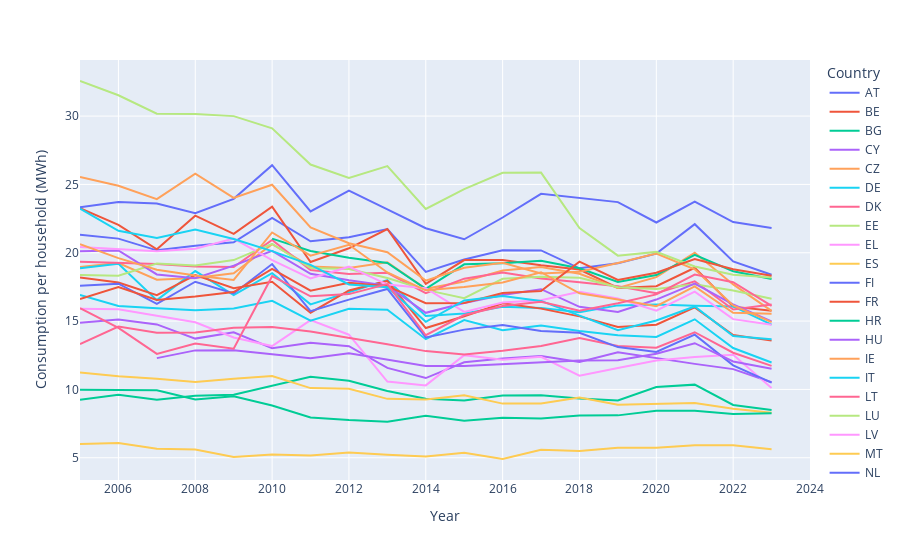

The code cell stored with this chart in its notebook:
### Markdown cell above
From these datasets, we calculate the consumption per household in MWh

### Code cell
#The demo_pjan dataset has the total population per country and year
demo_pjan_df = demo_pjan.data[['geo', 'TIME_PERIOD', 'OBS_VALUE']]
demo_pjan_df.set_index(['geo', 'TIME_PERIOD'], inplace=True)

#The average_household dataset has the average number of people per household per country and year
average_household_df = average_household.data[['geo', 'TIME_PERIOD', 'OBS_VALUE']]
average_household_df.set_index(['geo', 'TIME_PERIOD'], inplace=True)

#The number of households is the total population divided by the average number of people per household
number_of_households_df = demo_pjan_df.div(average_household_df)

#The nrg_bal dataset has the total energy consumption per country and year
nrg_bal_df = nrg_bal.data.set_index(['geo', 'TIME_PERIOD'])

#The consumption per household is the total energy consumption divided by the number of households
consumption_per_household = nrg_bal_df.div(number_of_households_df)
consumption_per_household.reset_index(inplace=True)
#Convert to MWh
consumption_per_household['OBS_VALUE'] = consumption_per_household['OBS_VALUE'] * 1000
consumption_per_household = consumption_per_household[consumption_per_household['TIME_PERIOD'] >= 2005]
consumption_per_household.rename(columns={
    'OBS_VALUE': 'Consumption per household (MWh)',
    'geo': 'Country',
    'TIME_PERIOD': 'Year'
    }, inplace=True)
fig = px.line(consumption_per_household, x='Year', y='Consumption per household (MWh)', color='Country')
fig.show()

### Figure 1 — Plotly figure (JSON) as saved in the notebook; plotly's stock layout.template omitted (floating-point values rounded to 4 significant figures)
{"data": [{"hovertemplate": "Country=AT<br>Year=%{x}<br>Consumption per household (MWh)=%{y}<extra></extra>", "legendgroup": "AT", "line": {"color": "#636efa", "dash": "solid"}, "marker": {"symbol": "circle"}, "mode": "lines", "name": "AT", "orientation": "v", "showlegend": true, "type": "scatter", "x": [2005, 2006, 2007, 2008, 2009, 2010, 2011, 2012, 2013, 2014, 2015, 2016, 2017, 2018, 2019, 2020, 2021, 2022, 2023], "xaxis": "x", "y": [21.32, 21.03, 20.18, 20.51, 20.76, 22.54, 20.84, 21.13, 21.73, 18.6, 19.5, 20.18, 20.17, 18.86, 19.22, 19.94, 22.09, 19.36, 18.39], "yaxis": "y"}, {"hovertemplate": "Country=BE<br>Year=%{x}<br>Consumption per household (MWh)=%{y}<extra></extra>", "legendgroup": "BE", "line": {"color": "#EF553B", "dash": "solid"}, "marker": {"symbol": "circle"}, "mode": "lines", "name": "BE", "orientation": "v", "showlegend": true, "type": "scatter", "x": [2005, 2006, 2007, 2008, 2009, 2010, 2011, 2012, 2013, 2014, 2015, 2016, 2017, 2018, 2019, 2020, 2021, 2022, 2023, 2024], "xaxis": "x", "y": [23.26, 22.04, 20.25, 22.71, 21.38, 23.37, 19.32, 20.33, 21.74, 17.72, 19.47, 19.46, 19.08, 18.77, 17.42, 17.55, 18.9, 16.06, 15.76, NaN], "yaxis": "y"}, {"hovertemplate": "Country=BG<br>Year=%{x}<br>Consumption per household (MWh)=%{y}<extra></extra>", "legendgroup": "BG", "line": {"color": "#00cc96", "dash": "solid"}, "marker": {"symbol": "circle"}, "mode": "lines", "name": "BG", "orientation": "v", "showlegend": true, "type": "scatter", "x": [2005, 2006, 2007, 2008, 2009, 2010, 2011, 2012, 2013, 2014, 2015, 2016, 2017, 2018, 2019, 2020, 2021, 2022, 2023, 2024], "xaxis": "x", "y": [9.238, 9.612, 9.249, 9.546, 9.607, 10.27, 10.93, 10.64, 9.887, 9.313, 9.189, 9.56, 9.578, 9.339, 9.187, 10.18, 10.35, 8.867, 8.493, NaN], "yaxis": "y"}, {"hovertemplate": "Country=CY<br>Year=%{x}<br>Consumption per household (MWh)=%{y}<extra></extra>", "legendgroup": "CY", "line": {"color": "#ab63fa", "dash": "solid"}, "marker": {"symbol": "circle"}, "mode": "lines", "name": "CY", "orientation": "v", "showlegend": true, "type": "scatter", "x": [2005, 2006, 2007, 2008, 2009, 2010, 2011, 2012, 2013, 2014, 2015, 2016, 2017, 2018, 2019, 2020, 2021, 2022, 2023, 2024], "xaxis": "x", "y": [14.87, 15.11, 14.76, 13.72, 14.18, 13.01, 13.42, 13.16, 11.57, 10.83, 11.99, 12.26, 12.44, 12.01, 12.72, 12.27, 11.87, 11.49, 10.53, NaN], "yaxis": "y"}, {"hovertemplate": "Country=CZ<br>Year=%{x}<br>Consumption per household (MWh)=%{y}<extra></extra>", "legendgroup": "CZ", "line": {"color": "#FFA15A", "dash": "solid"}, "marker": {"symbol": "circle"}, "mode": "lines", "name": "CZ", "orientation": "v", "showlegend": true, "type": "scatter", "x": [2005, 2006, 2007, 2008, 2009, 2010, 2011, 2012, 2013, 2014, 2015, 2016, 2017, 2018, 2019, 2020, 2021, 2022, 2023, 2024], "xaxis": "x", "y": [18.96, 19.24, 18.03, 18.16, 18.5, 20.63, 19.0, 18.89, 19.3, 17.36, 17.9, 18.71, 18.95, 18.46, 17.42, 18.22, 20.0, 17.68, 15.74, NaN], "yaxis": "y"}, {"hovertemplate": "Country=DE<br>Year=%{x}<br>Consumption per household (MWh)=%{y}<extra></extra>", "legendgroup": "DE", "line": {"color": "#19d3f3", "dash": "solid"}, "marker": {"symbol": "circle"}, "mode": "lines", "name": "DE", "orientation": "v", "showlegend": true, "type": "scatter", "x": [2005, 2006, 2007, 2008, 2009, 2010, 2011, 2012, 2013, 2014, 2015, 2016, 2017, 2018, 2019, 2020, 2021, 2022, 2023, 2024], "xaxis": "x", "y": [18.87, 19.19, 16.53, 18.66, 16.91, 18.51, 16.22, 17.1, 18.0, 15.37, 15.56, 16.06, 15.95, 15.64, 16.15, 16.22, 16.12, 16.07, 14.74, NaN], "yaxis": "y"}, {"hovertemplate": "Country=DK<br>Year=%{x}<br>Consumption per household (MWh)=%{y}<extra></extra>", "legendgroup": "DK", "line": {"color": "#FF6692", "dash": "solid"}, "marker": {"symbol": "circle"}, "mode": "lines", "name": "DK", "orientation": "v", "showlegend": true, "type": "scatter", "x": [2005, 2006, 2007, 2008, 2009, 2010, 2011, 2012, 2013, 2014, 2015, 2016, 2017, 2018, 2019, 2020, 2021, 2022, 2023, 2024], "xaxis": "x", "y": [19.35, 19.28, 19.18, 19.0, 18.95, 20.94, 18.74, 18.45, 18.54, 17.04, 18.1, 18.55, 18.11, 17.84, 17.55, 17.03, 17.91, 15.84, 16.21, NaN], "yaxis": "y"}, {"hovertemplate": "Country=EE<br>Year=%{x}<br>Consumption per household (MWh)=%{y}<extra></extra>", "legendgroup": "EE", "line": {"color": "#B6E880", "dash": "solid"}, "marker": {"symbol": "circle"}, "mode": "lines", "name": "EE", "orientation": "v", "showlegend": true, "type": "scatter", "x": [2005, 2006, 2007, 2008, 2009, 2010, 2011, 2012, 2013, 2014, 2015, 2016, 2017, 2018, 2019, 2020, 2021, 2022, 2023, 2024], "xaxis": "x", "y": [18.37, 18.31, 19.22, 19.06, 19.46, 20.66, 18.88, 18.82, 18.15, 17.28, 16.67, 18.1, 18.25, 18.17, 17.48, 17.35, 17.7, 17.23, 16.63, NaN], "yaxis": "y"}, {"hovertemplate": "Country=EL<br>Year=%{x}<br>Consumption per household (MWh)=%{y}<extra></extra>", "legendgroup": "EL", "line": {"color": "#FF97FF", "dash": "solid"}, "marker": {"symbol": "circle"}, "mode": "lines", "name": "EL", "orientation": "v", "showlegend": true, "type": "scatter", "x": [2005, 2006, 2007, 2008, 2009, 2010, 2011, 2012, 2013, 2014, 2015, 2016, 2017, 2018, 2019, 2020, 2021, 2022, 2023], "xaxis": "x", "y": [15.9, 15.86, 15.39, 14.92, 13.8, 13.17, 15.07, 14.0, 10.57, 10.3, 12.51, 12.18, 12.39, 11.01, 11.57, 12.11, 12.37, 12.53, 10.1], "yaxis": "y"}, {"hovertemplate": "Country=ES<br>Year=%{x}<br>Consumption per household (MWh)=%{y}<extra></extra>", "legendgroup": "ES", "line": {"color": "#FECB52", "dash": "solid"}, "marker": {"symbol": "circle"}, "mode": "lines", "name": "ES", "orientation": "v", "showlegend": true, "type": "scatter", "x": [2005, 2006, 2007, 2008, 2009, 2010, 2011, 2012, 2013, 2014, 2015, 2016, 2017, 2018, 2019, 2020, 2021, 2022, 2023, 2024], "xaxis": "x", "y": [11.23, 10.96, 10.77, 10.55, 10.78, 10.98, 10.1, 10.05, 9.31, 9.261, 9.564, 8.962, 8.971, 9.406, 8.876, 8.928, 9.004, 8.591, 8.29, NaN], "yaxis": "y"}, {"hovertemplate": "Country=FI<br>Year=%{x}<br>Consumption per household (MWh)=%{y}<extra></extra>", "legendgroup": "FI", "line": {"color": "#636efa", "dash": "solid"}, "marker": {"symbol": "circle"}, "mode": "lines", "name": "FI", "orientation": "v", "showlegend": true, "type": "scatter", "x": [2005, 2006, 2007, 2008, 2009, 2010, 2011, 2012, 2013, 2014, 2015, 2016, 2017, 2018, 2019, 2020, 2021, 2022, 2023, 2024], "xaxis": "x", "y": [23.33, 23.71, 23.61, 22.89, 23.95, 26.4, 23.02, 24.55, 23.18, 21.79, 20.99, 22.58, 24.31, 23.99, 23.71, 22.21, 23.75, 22.25, 21.81, NaN], "yaxis": "y"}, {"hovertemplate": "Country=FR<br>Year=%{x}<br>Consumption per household (MWh)=%{y}<extra></extra>", "legendgroup": "FR", "line": {"color": "#EF553B", "dash": "solid"}, "marker": {"symbol": "circle"}, "mode": "lines", "name": "FR", "orientation": "v", "showlegend": true, "type": "scatter", "x": [2005, 2006, 2007, 2008, 2009, 2010, 2011, 2012, 2013, 2014, 2015, 2016, 2017, 2018, 2019, 2020, 2021, 2022, 2023], "xaxis": "x", "y": [18.19, 17.82, 16.89, 18.36, 17.4, 17.88, 15.61, 17.24, 17.94, 14.49, 15.36, 16.31, 15.91, 15.34, 14.57, 14.73, 16.0, 13.98, 13.57], "yaxis": "y"}, {"hovertemplate": "Country=HR<br>Year=%{x}<br>Consumption per household (MWh)=%{y}<extra></extra>", "legendgroup": "HR", "line": {"color": "#00cc96", "dash": "solid"}, "marker": {"symbol": "circle"}, "mode": "lines", "name": "HR", "orientation": "v", "showlegend": true, "type": "scatter", "x": [2005, 2006, 2007, 2008, 2009, 2010, 2011, 2012, 2013, 2014, 2015, 2016, 2017, 2018, 2019, 2020, 2021, 2022, 2023, 2024], "xaxis": "x", "y": [NaN, NaN, NaN, NaN, NaN, 21.03, 20.13, 19.64, 19.25, 17.36, 19.15, 19.23, 19.41, 18.86, 17.87, 18.37, 19.85, 18.64, 18.09, NaN], "yaxis": "y"}, {"hovertemplate": "Country=HU<br>Year=%{x}<br>Consumption per household (MWh)=%{y}<extra></extra>", "legendgroup": "HU", "line": {"color": "#ab63fa", "dash": "solid"}, "marker": {"symbol": "circle"}, "mode": "lines", "name": "HU", "orientation": "v", "showlegend": true, "type": "scatter", "x": [2005, 2006, 2007, 2008, 2009, 2010, 2011, 2012, 2013, 2014, 2015, 2016, 2017, 2018, 2019, 2020, 2021, 2022, 2023, 2024], "xaxis": "x", "y": [20.11, 20.17, 18.41, 18.14, 19.06, 20.13, 18.46, 17.98, 17.6, 15.6, 16.33, 16.91, 17.33, 16.04, 15.67, 16.57, 17.74, 16.22, 14.98, NaN], "yaxis": "y"}, {"hovertemplate": "Country=IE<br>Year=%{x}<br>Consumption per household (MWh)=%{y}<extra></extra>", "legendgroup": "IE", "line": {"color": "#FFA15A", "dash": "solid"}, "marker": {"symbol": "circle"}, "mode": "lines", "name": "IE", "orientation": "v", "showlegend": true, "type": "scatter", "x": [2005, 2006, 2007, 2008, 2009, 2010, 2011, 2012, 2013, 2014, 2015, 2016, 2017, 2018, 2019, 2020, 2021, 2022, 2023], "xaxis": "x", "y": [25.55, 24.91, 23.92, 25.78, 24.01, 24.98, 21.85, 20.69, 20.04, 17.96, 18.9, 19.26, 18.48, 18.62, 19.25, 19.94, 18.79, 16.14, 14.92], "yaxis": "y"}, {"hovertemplate": "Country=IT<br>Year=%{x}<br>Consumption per household (MWh)=%{y}<extra></extra>", "legendgroup": "IT", "line": {"color": "#19d3f3", "dash": "solid"}, "marker": {"symbol": "circle"}, "mode": "lines", "name": "IT", "orientation": "v", "showlegend": true, "type": "scatter", "x": [2005, 2006, 2007, 2008, 2009, 2010, 2011, 2012, 2013, 2014, 2015, 2016, 2017, 2018, 2019, 2020, 2021, 2022, 2023, 2024], "xaxis": "x", "y": [16.92, 16.11, 15.94, 15.79, 15.92, 16.48, 15.04, 15.91, 15.83, 13.68, 15.08, 14.33, 14.68, 14.27, 13.97, 13.84, 15.13, 13.03, 11.97, NaN], "yaxis": "y"}, {"hovertemplate": "Country=LT<br>Year=%{x}<br>Consumption per household (MWh)=%{y}<extra></extra>", "legendgroup": "LT", "line": {"color": "#FF6692", "dash": "solid"}, "marker": {"symbol": "circle"}, "mode": "lines", "name": "LT", "orientation": "v", "showlegend": true, "type": "scatter", "x": [2005, 2006, 2007, 2008, 2009, 2010, 2011, 2012, 2013, 2014, 2015, 2016, 2017, 2018, 2019, 2020, 2021, 2022, 2023], "xaxis": "x", "y": [13.31, 14.6, 14.15, 14.17, 14.52, 14.57, 14.24, 13.8, 13.31, 12.8, 12.56, 12.83, 13.18, 13.75, 13.18, 13.05, 14.18, 12.68, 11.72], "yaxis": "y"}, {"hovertemplate": "Country=LU<br>Year=%{x}<br>Consumption per household (MWh)=%{y}<extra></extra>", "legendgroup": "LU", "line": {"color": "#B6E880", "dash": "solid"}, "marker": {"symbol": "circle"}, "mode": "lines", "name": "LU", "orientation": "v", "showlegend": true, "type": "scatter", "x": [2005, 2006, 2007, 2008, 2009, 2010, 2011, 2012, 2013, 2014, 2015, 2016, 2017, 2018, 2019, 2020, 2021, 2022, 2023, 2024], "xaxis": "x", "y": [32.57, 31.52, 30.18, 30.15, 30.0, 29.11, 26.45, 25.47, 26.34, 23.21, 24.65, 25.85, 25.87, 21.81, 19.79, 20.06, 19.0, 18.4, 18.2, NaN], "yaxis": "y"}, {"hovertemplate": "Country=LV<br>Year=%{x}<br>Consumption per household (MWh)=%{y}<extra></extra>", "legendgroup": "LV", "line": {"color": "#FF97FF", "dash": "solid"}, "marker": {"symbol": "circle"}, "mode": "lines", "name": "LV", "orientation": "v", "showlegend": true, "type": "scatter", "x": [2005, 2006, 2007, 2008, 2009, 2010, 2011, 2012, 2013, 2014, 2015, 2016, 2017, 2018, 2019, 2020, 2021, 2022, 2023, 2024], "xaxis": "x", "y": [20.41, 20.27, 20.11, 20.29, 21.04, 19.47, 18.12, 18.98, 17.67, 17.41, 15.67, 16.37, 16.53, 17.15, 16.66, 15.76, 17.15, 15.14, 14.73, NaN], "yaxis": "y"}, {"hovertemplate": "Country=MT<br>Year=%{x}<br>Consumption per household (MWh)=%{y}<extra></extra>", "legendgroup": "MT", "line": {"color": "#FECB52", "dash": "solid"}, "marker": {"symbol": "circle"}, "mode": "lines", "name": "MT", "orientation": "v", "showlegend": true, "type": "scatter", "x": [2005, 2006, 2007, 2008, 2009, 2010, 2011, 2012, 2013, 2014, 2015, 2016, 2017, 2018, 2019, 2020, 2021, 2022, 2023], "xaxis": "x", "y": [6.003, 6.073, 5.654, 5.61, 5.065, 5.24, 5.171, 5.378, 5.226, 5.093, 5.371, 4.91, 5.578, 5.487, 5.734, 5.729, 5.916, 5.923, 5.627], "yaxis": "y"}, {"hovertemplate": "Country=NL<br>Year=%{x}<br>Consumption per household (MWh)=%{y}<extra></extra>", "legendgroup": "NL", "line": {"color": "#636efa", "dash": "solid"}, "marker": {"symbol": "circle"}, "mode": "lines", "name": "NL", "orientation": "v", "showlegend": true, "type": "scatter", "x": [2005, 2006, 2007, 2008, 2009, 2010, 2011, 2012, 2013, 2014, 2015, 2016, 2017, 2018, 2019, 2020, 2021, 2022, 2023, 2024], "xaxis": "x", "y": [17.58, 17.73, 16.26, 17.88, 17.02, 19.17, 15.72, 16.57, 17.35, 13.8, 14.38, 14.71, 14.28, 14.15, 13.1, 12.74, 14.01, 11.76, 10.49, NaN], "yaxis": "y"}, {"hovertemplate": "Country=PL<br>Year=%{x}<br>Consumption per household (MWh)=%{y}<extra></extra>", "legendgroup": "PL", "line": {"color": "#EF553B", "dash": "solid"}, "marker": {"symbol": "circle"}, "mode": "lines", "name": "PL", "orientation": "v", "showlegend": true, "type": "scatter", "x": [2005, 2006, 2007, 2008, 2009, 2010, 2011, 2012, 2013, 2014, 2015, 2016, 2017, 2018, 2019, 2020, 2021, 2022, 2023, 2024], "xaxis": "x", "y": [16.62, 17.48, 16.55, 16.79, 17.12, 18.82, 17.22, 17.81, 17.55, 16.31, 16.32, 17.05, 17.2, 19.34, 18.01, 18.53, 19.54, 18.79, 18.32, NaN], "yaxis": "y"}, {"hovertemplate": "Country=PT<br>Year=%{x}<br>Consumption per household (MWh)=%{y}<extra></extra>", "legendgroup": "PT", "line": {"color": "#00cc96", "dash": "solid"}, "marker": {"symbol": "circle"}, "mode": "lines", "name": "PT", "orientation": "v", "showlegend": true, "type": "scatter", "x": [2005, 2006, 2007, 2008, 2009, 2010, 2011, 2012, 2013, 2014, 2015, 2016, 2017, 2018, 2019, 2020, 2021, 2022, 2023, 2024], "xaxis": "x", "y": [9.972, 9.937, 9.938, 9.268, 9.497, 8.823, 7.953, 7.758, 7.628, 8.077, 7.716, 7.925, 7.882, 8.097, 8.102, 8.431, 8.433, 8.2, 8.252, NaN], "yaxis": "y"}, {"hovertemplate": "Country=RO<br>Year=%{x}<br>Consumption per household (MWh)=%{y}<extra></extra>", "legendgroup": "RO", "line": {"color": "#ab63fa", "dash": "solid"}, "marker": {"symbol": "circle"}, "mode": "lines", "name": "RO", "orientation": "v", "showlegend": true, "type": "scatter", "x": [2005, 2006, 2007, 2008, 2009, 2010, 2011, 2012, 2013, 2014, 2015, 2016, 2017, 2018, 2019, 2020, 2021, 2022, 2023, 2024], "xaxis": "x", "y": [NaN, NaN, 12.29, 12.86, 12.86, 12.6, 12.28, 12.64, 12.16, 11.71, 11.72, 11.85, 11.97, 12.11, 12.13, 12.61, 13.38, 12.05, 11.52, NaN], "yaxis": "y"}, {"hovertemplate": "Country=SE<br>Year=%{x}<br>Consumption per household (MWh)=%{y}<extra></extra>", "legendgroup": "SE", "line": {"color": "#FFA15A", "dash": "solid"}, "marker": {"symbol": "circle"}, "mode": "lines", "name": "SE", "orientation": "v", "showlegend": true, "type": "scatter", "x": [2005, 2006, 2007, 2008, 2009, 2010, 2011, 2012, 2013, 2014, 2015, 2016, 2017, 2018, 2019, 2020, 2021, 2022, 2023, 2024], "xaxis": "x", "y": [20.62, 19.61, 18.76, 18.33, 18.01, 21.48, 19.78, 20.58, 18.56, 17.25, 17.5, 17.82, 18.57, 17.03, 16.59, 16.1, 17.53, 15.61, 15.54, NaN], "yaxis": "y"}, {"hovertemplate": "Country=SI<br>Year=%{x}<br>Consumption per household (MWh)=%{y}<extra></extra>", "legendgroup": "SI", "line": {"color": "#19d3f3", "dash": "solid"}, "marker": {"symbol": "circle"}, "mode": "lines", "name": "SI", "orientation": "v", "showlegend": true, "type": "scatter", "x": [2005, 2006, 2007, 2008, 2009, 2010, 2011, 2012, 2013, 2014, 2015, 2016, 2017, 2018, 2019, 2020, 2021, 2022, 2023, 2024], "xaxis": "x", "y": [23.23, 21.61, 21.08, 21.7, 21.0, 20.12, 19.11, 17.68, 17.47, 14.94, 16.51, 16.84, 16.48, 15.39, 14.34, 15.05, 16.07, 13.91, 13.67, NaN], "yaxis": "y"}, {"hovertemplate": "Country=SK<br>Year=%{x}<br>Consumption per household (MWh)=%{y}<extra></extra>", "legendgroup": "SK", "line": {"color": "#FF6692", "dash": "solid"}, "marker": {"symbol": "circle"}, "mode": "lines", "name": "SK", "orientation": "v", "showlegend": true, "type": "scatter", "x": [2005, 2006, 2007, 2008, 2009, 2010, 2011, 2012, 2013, 2014, 2015, 2016, 2017, 2018, 2019, 2020, 2021, 2022, 2023], "xaxis": "x", "y": [15.95, 14.5, 12.6, 13.35, 12.97, 18.29, 16.82, 16.98, 17.7, 13.97, 15.44, 16.11, 16.42, 15.75, 16.3, 16.95, 18.41, 17.84, 16.12], "yaxis": "y"}], "layout": {"legend": {"title": {"text": "Country"}, "tracegroupgap": 0}, "margin": {"t": 60}, "xaxis": {"anchor": "y", "domain": [0, 1], "title": {"text": "Year"}}, "yaxis": {"anchor": "x", "domain": [0, 1], "title": {"text": "Consumption per household (MWh)"}}}}
